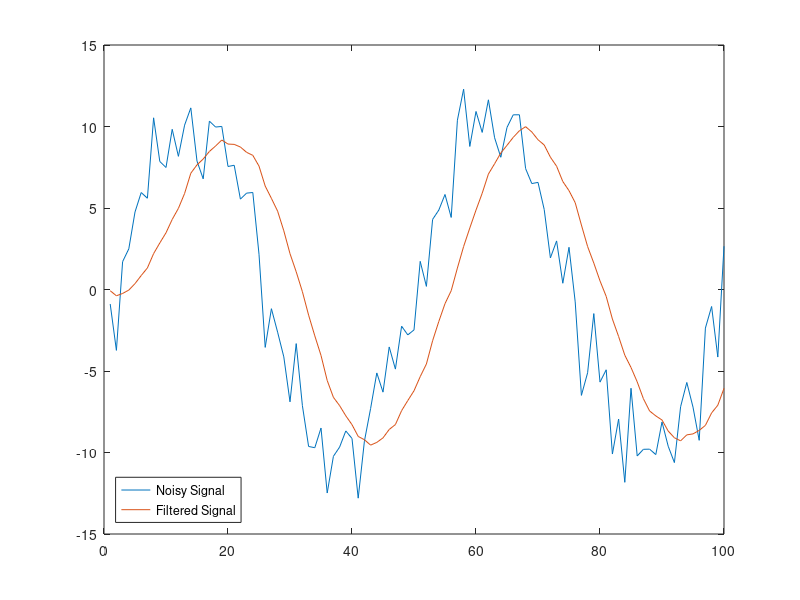

Write the MATLAB code that produced this figure.
%we are creating a desired sinozoidal signal
sample = linspace(0,0.2,100);
sin_s = 10*sin(2*pi*10*sample);
%we are adding a gaussian noise to our singal N ~ (1,4)
noise = 2*randn(size(sample));
noisy_s = sin_s + noise;

%arranging the nominator argument of the filter
N = 12;
h = zeros(1,N);
for i=1:N
    h(i) = 1/N;
end

%filtering the signal
filtered_sig=filter(h,1,noisy_s);
plot(noisy_s);
hold
plot(filtered_sig);



legend({'Noisy Signal','Filtered Signal'},'Location','southwest')
